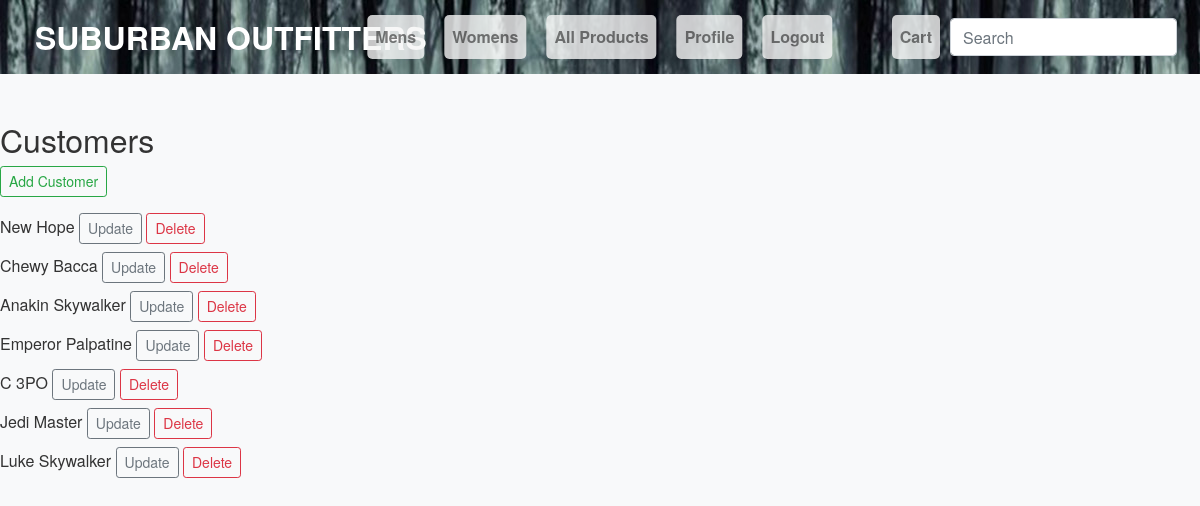
/customers/customer_list/, run on an earlier commit of the app's database.
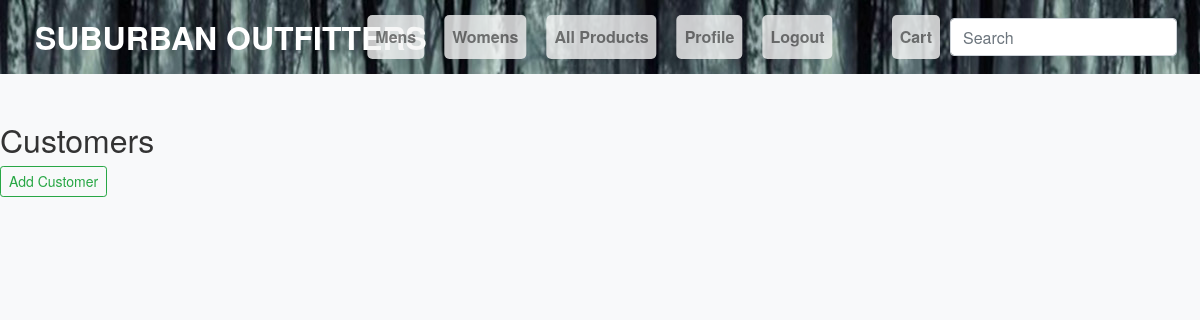
And on a later commit of the database.
### customer/models.py (models this page shows, shortened)
class Customer(models.Model):
    firstName = models.CharField(max_length=100)
    lastName = models.CharField(max_length=100)
    address = models.CharField(max_length=200)
    username = models.CharField(max_length=100)
    password = models.CharField(max_length=100)
    email = models.EmailField(max_length=200)

### customer/views.py (the view)
# urls.py: path('customer_list/', views.CustomerListView.as_view(), name="customer_list"),
class CustomerListView(View):
    def get(self, request):
        customers = Customer.objects.all()
        return render(request, 'customer_list.html', {'customers': customers})

### customer/context_processors.py (called while the page is built)
def categories(request):
    return {
        'categories': Category.objects.all()
    }

### templates/customer_list.html
{% load static %}
<!DOCTYPE html>
<html>
<head>
    <link rel="stylesheet" href="https://stackpath.bootstrapcdn.com/bootstrap/4.5.2/css/bootstrap.min.css">
    <link rel="stylesheet" href="{% static 'css/styles.css' %}">
</head>
<body>
    {% include "nav.html" %}
    <h2>Customers</h2>
    <a href="{% url 'customer_add' %}" class="btn btn-outline-success btn-sm mb-3">Add Customer</a>
    <ul class="list-unstyled">
        {% for customer in customers %}
        <li class="mb-2">
            {{ customer.firstName }} {{ customer.lastName }}
            <a href="{% url 'customer_update' customer.pk %}" class="btn btn-outline-secondary btn-sm">Update</a>
            <a href="{% url 'customer_delete' customer.pk %}" class="btn btn-outline-danger btn-sm">Delete</a>
        </li>
        {% endfor %}
    </ul>
</body>
</html>

### templates/nav.html (shortened to what this page needs)
{% load static %}
<nav class="navbar fixed-top navbar-expand-lg navbar-light" style="padding: 0.5rem 0; background-image: url('{% static 'images/nav4.jpg' %}');">
    <div class="container-fluid">
        <a class="navbar-brand" href="{% url 'home' %}" style="font-weight: bold; text-transform: uppercase; font-size: 2em; color: white; padding-left: 20px;">SUBURBAN OUTFITTERS</a>
        <div class="collapse navbar-collapse" id="navbarSupportedContent">
            <ul class="navbar-nav mr-auto">
                <li class="nav-item">
                    <a class="nav-link" href="{% url 'mens_products' %}">Mens</a>
                </li>
                <li class="nav-item">
                    <a class="nav-link" href="{% url 'womens_products' %}">Womens</a>
                </li>
                <li class="nav-item">
                    <a class="nav-link" href="{% url 'customer_product_list' %}">All Products</a>
                </li>
                <li class="nav-item">
                    <a class="nav-link" href="{% url 'profile' %}">Profile</a>
                </li>
                <li class="nav-item">
                    <a class="nav-link" href="{% url 'logout' %}">Logout</a>
                </li>
            </ul>
        </div>
        <div class="ml-auto d-flex align-items-center">
            <ul class="navbar-nav">
                <li class="nav-item">
                    <a href="{% url 'cart:cart_detail' %}" class="nav-link">
                         Cart
                    </a>
                </li>
            </ul>
            <form class="form-inline my-2 my-lg-0" action="{% url 'search_results' %}" method="get">
                <input class="form-control mr-sm-2" type="search" placeholder="Search" aria-label="Search" name="q">
            </form>
        </div>
    </div>
</nav>

### static/css/styles.css (style rules this page uses)
body { background-color: #f8f9fa; color: #333; font-family: 'Helvetica Neue', Helvetica, Arial, sans-serif; margin-top: 120px; }
h1, h2, h3, h4, h5, h6 { color: #333; }
.mb-3 { margin-bottom: 1rem; }
.navbar-brand { font-weight: bold; text-transform: uppercase; font-size: 3em; color: white; padding-left: 40px; }
.navbar-collapse { position: absolute; left: 50%; transform: translateX(-50%); z-index: 1; }
.nav-link { background-color: rgba(245, 245, 245, 0.8); margin: 0 10px; padding: 10px 15px; border-radius: 5px; font-weight: bold; }

What changed in the data, as far as the page shows it:
removed Customer: firstName "New", lastName "Hope"
removed Customer: firstName "Chewy", lastName "Bacca"
removed Customer: firstName "Anakin", lastName "Skywalker"
removed Customer: firstName "Emperor", lastName "Palpatine"
removed Customer: firstName "C", lastName "3PO"
removed Customer: firstName "Jedi", lastName "Master"
removed Customer: firstName "Luke", lastName "Skywalker"
